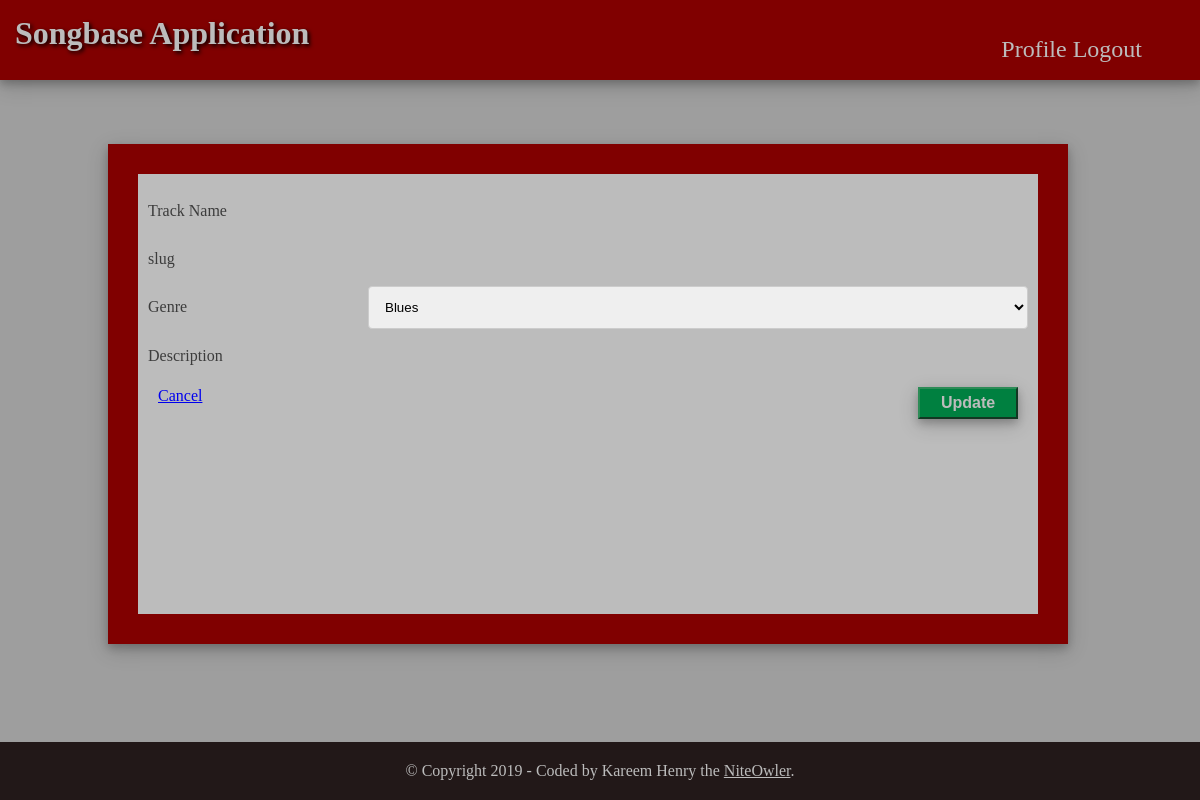
Before: /songbase/track/hoochi-choochi-man/1/edit/ (signed in) with the older database file.
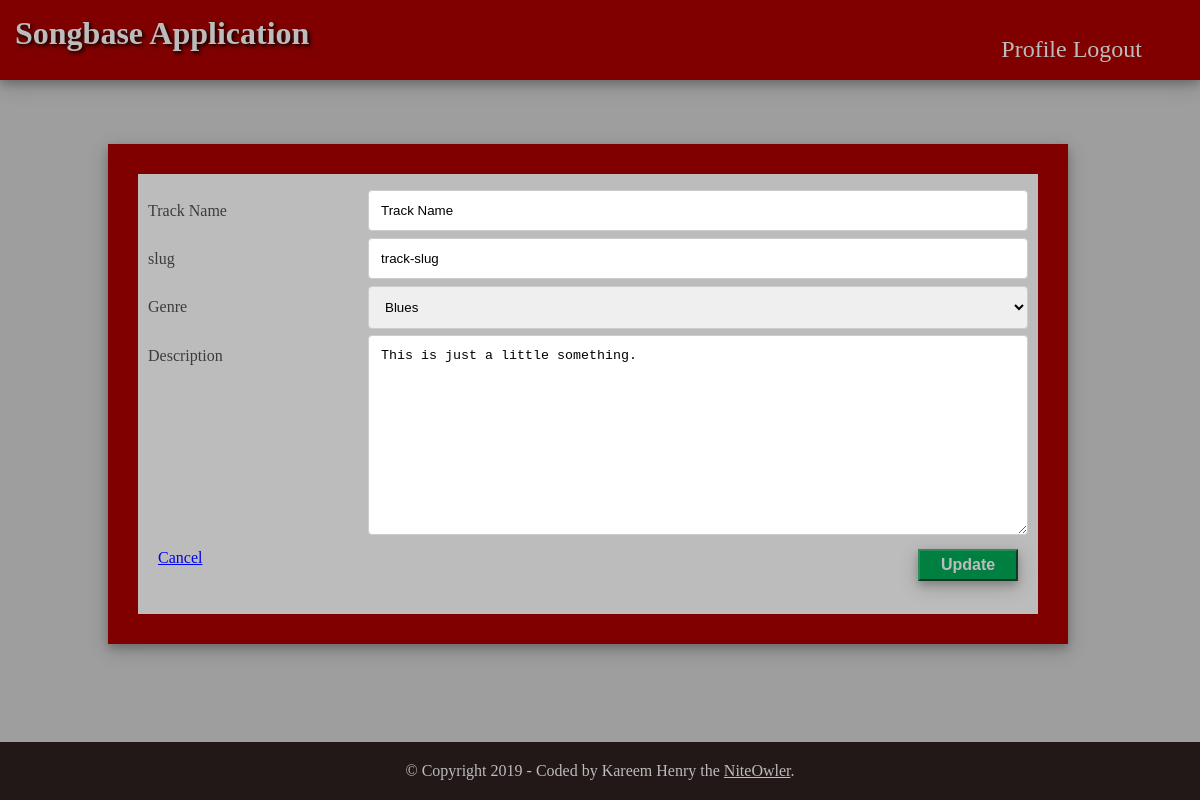
After: the same page with the newer database file.
### models.py (models this page shows, shortened)
class Track(db.Model):
    __tablename__ = 'track'
    id = db.Column(db.Integer, primary_key=True, autoincrement=True)
    name = db.Column(db.String(250), nullable=False)
    slug = db.Column(db.String(250), nullable=False)
    description = db.Column(db.String(250))
    date = db.Column(db.DateTime, nullable=False, default=datetime.utcnow)
    gen_id = db.Column(db.Integer, db.ForeignKey('genre.id'))
    user_id = db.Column(db.Integer, db.ForeignKey('user.id'))

### main.py (the view)
@main.route('/songbase/track/<path:track_slug>/<int:track_id>/edit/')
@login_required
def editTrack(track_slug, track_id):
    genre = Genre.query.all()
    track = Track.query.\
        filter(Track.id == track_id)
    return render_template(
        'views/edit-track.html',
        genre=genre,
        track=track
    )

### app.py (called while the page is built)
def create_app():
    app = Flask(
                __name__,
                instance_relative_config=True
    )
    basedir = os.path.abspath(os.path.dirname(__file__))
    app.config['SQLALCHEMY_DATABASE_URI'] = \
        'sqlite:///' + os.path.join(basedir, 'music.db')
    app.secret_key = 'GenKey'
    app.config['SECRET_KEY'] = 'GenKey'
    app.config['SQLALCHEMY_TRACK_MODIFICATIONS'] = True
    db.init_app(app)
    login_manager = LoginManager()
    login_manager.login_view = 'auth.login'
    login_manager.init_app(app)
    from models import User
    @login_manager.user_loader
    def load_user(user_id):
        return User.query.get(int(user_id))
    from auth import auth as auth_blueprint
    app.register_blueprint(auth_blueprint)
    from main import main as main_blueprint
    app.register_blueprint(main_blueprint)
    return app

### templates/views/edit-track.html (shortened to what this page needs)
{% extends "base.html" %}
{% block fullcontent %}
<div id="full-content">
  <form method="POST" action="/track">
      <div class="row">
        <div class="col-25">
          <label for="Tname">Track Name</label>
        </div>
        <div class="col-75">
          {% for track in track %}
          <input type="text" id="tname" name="name" value="{{ track.name }}">
          {% endfor %}
        </div>
      </div>
      <div class="row">
        <div class="col-25">
          <label for="slug">slug</label>
        </div>
        <div class="col-75">
          {% for track in track %}
          <input type="text" id="slugid" name="slug" value="{{ track.slug }}">
          {% endfor %}
        </div>
      </div>
      <div class="row">
        <div class="col-25">
          <label for="genre">Genre</label>
        </div>
        <div class="col-75">
          <select id="genres" name="gen_id">
            {% for genre in genre %}
            <option value="{{ genre.id }}">{{ genre.name }}</option>
            {% endfor %}
          </select>
        </div>
      </div>
      <div class="row">
        <div class="col-25">
          <label for="description">Description</label>
        </div>
        <div class="col-75">
          {% for track in track %}
          <textarea id="description" name="description" style="height:200px">{{ track.description }}</textarea>
          {% endfor %}
        </div>
      </div>
      <div class="row">
        <a class="can_but" href="{{url_for('main.home')}}">Cancel</a>
        <input type="submit" value="Update">
      </div>
  </form>
</div>
{% endblock %}

Changed rows visible on the page:
added Track: name "Track Name", slug "track-slug", description "This is just a little something."
